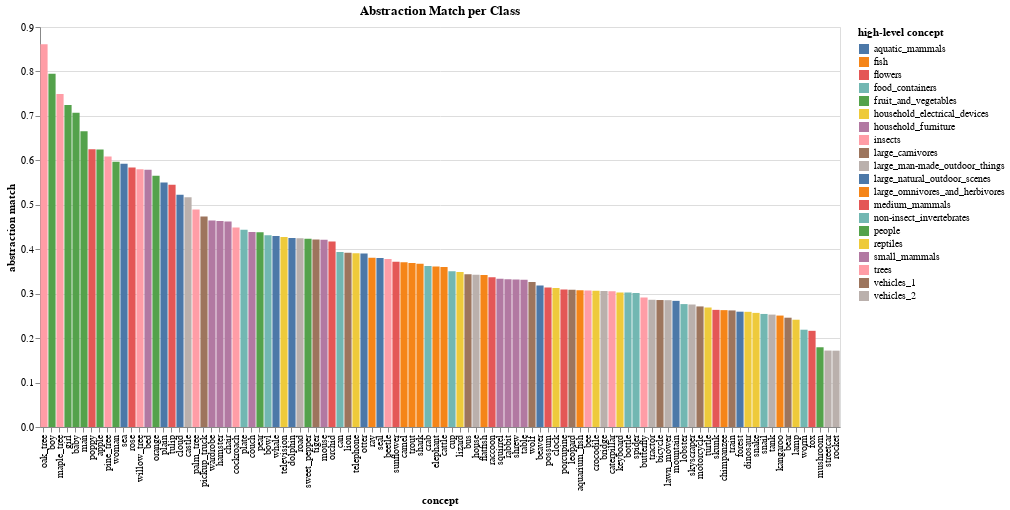

Notebook source saved alongside this figure:
### Code cell
# Compute level-1 abstraction match aggregated per instance label
instance_per_class = {}
for i, label in enumerate(labels):
    if label not in instance_per_class:
        instance_per_class[label] = set([])
    instance_per_class[label].add(i)
    
class_abstraction_match = {}
for concept, instances in tqdm(instance_per_class.items()):
    instance_fitted_abstractions = [fitted_abstraction for i, fitted_abstraction in enumerate(fitted_abstractions) if i in instances]
    match = metrics.abstraction_match(instance_fitted_abstractions, 1)
    class_abstraction_match[concept] = match
    
ordered_concepts = sorted(class_abstraction_match.keys(), key=lambda c: class_abstraction_match[c], reverse=True)
df = pd.DataFrame.from_dict({
    'concept': [cifar_metadata.CLASS_LABELS[concept] for concept in ordered_concepts],
    'abstraction match': [class_abstraction_match[concept] for concept in ordered_concepts],
    'high-level concept': [cifar_metadata.SUPERCLASS_LABELS[cifar_metadata.CLASS_TO_SUPERCLASS[concept]] for concept in ordered_concepts],
})
alt.Chart(df, title='Abstraction Match per Class').mark_bar().encode(
    x=alt.X('concept:N').sort('-y'),
    y=alt.Y('abstraction match:Q'),
    color=alt.Color('high-level concept:N')
).properties(
    width=800,
    height=400
)

### Figure 1 — Vega-Lite specification as saved in the notebook (floating-point values rounded to 4 significant figures)
{"config": {"view": {"continuousWidth": 300, "continuousHeight": 300}}, "data": {"name": "data-cc869dc6bc7d8e074eb63a7a656c3241"}, "mark": {"type": "bar"}, "encoding": {"color": {"field": "high-level concept", "type": "nominal"}, "x": {"field": "concept", "sort": "-y", "type": "nominal"}, "y": {"field": "abstraction match", "type": "quantitative"}}, "height": 400, "title": "Abstraction Match per Class", "width": 800, "$schema": "https://vega.github.io/schema/vega-lite/v5.8.0.json", "datasets": {"data-cc869dc6bc7d8e074eb63a7a656c3241": [{"concept": "oak_tree", "abstraction match": 0.8614, "high-level concept": "trees"}, {"concept": "boy", "abstraction match": 0.7949, "high-level concept": "people"}, {"concept": "maple_tree", "abstraction match": 0.7491, "high-level concept": "trees"}, {"concept": "girl", "abstraction match": 0.7247, "high-level concept": "people"}, {"concept": "baby", "abstraction match": 0.707, "high-level concept": "people"}, {"concept": "man", "abstraction match": 0.6655, "high-level concept": "people"}, {"concept": "poppy", "abstraction match": 0.6249, "high-level concept": "flowers"}, {"concept": "apple", "abstraction match": 0.6244, "high-level concept": "fruit_and_vegetables"}, {"concept": "pine_tree", "abstraction match": 0.6088, "high-level concept": "trees"}, {"concept": "woman", "abstraction match": 0.597, "high-level concept": "people"}, {"concept": "sea", "abstraction match": 0.5923, "high-level concept": "large_natural_outdoor_scenes"}, {"concept": "rose", "abstraction match": 0.5839, "high-level concept": "flowers"}, {"concept": "willow_tree", "abstraction match": 0.5801, "high-level concept": "trees"}, {"concept": "bed", "abstraction match": 0.5788, "high-level concept": "household_furniture"}, {"concept": "orange", "abstraction match": 0.5654, "high-level concept": "fruit_and_vegetables"}, {"concept": "plain", "abstraction match": 0.5498, "high-level concept": "large_natural_outdoor_scenes"}, {"concept": "tulip", "abstraction match": 0.545, "high-level concept": "flowers"}, {"concept": "cloud", "abstraction match": 0.5228, "high-level concept": "large_natural_outdoor_scenes"}, {"concept": "castle", "abstraction match": 0.5168, "high-level concept": "large_man-made_outdoor_things"}, {"concept": "palm_tree", "abstraction match": 0.4891, "high-level concept": "trees"}, {"concept": "pickup_truck", "abstraction match": 0.4736, "high-level concept": "vehicles_1"}, {"concept": "wardrobe", "abstraction match": 0.4648, "high-level concept": "household_furniture"}, {"concept": "hamster", "abstraction match": 0.4635, "high-level concept": "small_mammals"}, {"concept": "chair", "abstraction match": 0.4624, "high-level concept": "household_furniture"}, {"concept": "cockroach", "abstraction match": 0.449, "high-level concept": "insects"}, {"concept": "plate", "abstraction match": 0.4436, "high-level concept": "food_containers"}, {"concept": "couch", "abstraction match": 0.4385, "high-level concept": "household_furniture"}, {"concept": "pear", "abstraction match": 0.4383, "high-level concept": "fruit_and_vegetables"}, {"concept": "bowl", "abstraction match": 0.4313, "high-level concept": "food_containers"}, {"concept": "whale", "abstraction match": 0.43, "high-level concept": "aquatic_mammals"}, {"concept": "television", "abstraction match": 0.4276, "high-level concept": "household_electrical_devices"}, {"concept": "dolphin", "abstraction match": 0.4252, "high-level concept": "aquatic_mammals"}, {"concept": "road", "abstraction match": 0.4247, "high-level concept": "large_man-made_outdoor_things"}, {"concept": "sweet_pepper", "abstraction match": 0.4236, "high-level concept": "fruit_and_vegetables"}, {"concept": "tiger", "abstraction match": 0.4219, "high-level concept": "large_carnivores"}, {"concept": "mouse", "abstraction match": 0.421, "high-level concept": "small_mammals"}, {"concept": "orchid", "abstraction match": 0.4176, "high-level concept": "flowers"}, {"concept": "can", "abstraction match": 0.3939, "high-level concept": "food_containers"}, {"concept": "lion", "abstraction match": 0.3921, "high-level concept": "large_carnivores"}, {"concept": "telephone", "abstraction match": 0.3908, "high-level concept": "household_electrical_devices"}, {"concept": "otter", "abstraction match": 0.3906, "high-level concept": "aquatic_mammals"}, {"concept": "ray", "abstraction match": 0.3809, "high-level concept": "fish"}, {"concept": "seal", "abstraction match": 0.3804, "high-level concept": "aquatic_mammals"}, {"concept": "beetle", "abstraction match": 0.3778, "high-level concept": "insects"}, {"concept": "sunflower", "abstraction match": 0.3717, "high-level concept": "flowers"}, {"concept": "camel", "abstraction match": 0.3706, "high-level concept": "large_omnivores_and_herbivores"}, {"concept": "trout", "abstraction match": 0.3689, "high-level concept": "fish"}, {"concept": "shark", "abstraction match": 0.3674, "high-level concept": "fish"}, {"concept": "crab", "abstraction match": 0.3624, "high-level concept": "non-insect_invertebrates"}, {"concept": "elephant", "abstraction match": 0.361, "high-level concept": "large_omnivores_and_herbivores"}, {"concept": "cattle", "abstraction match": 0.3598, "high-level concept": "large_omnivores_and_herbivores"}, {"concept": "cup", "abstraction match": 0.3506, "high-level concept": "food_containers"}, {"concept": "lizard", "abstraction match": 0.3486, "high-level concept": "reptiles"}, {"concept": "bus", "abstraction match": 0.3436, "high-level concept": "vehicles_1"}, {"concept": "house", "abstraction match": 0.3426, "high-level concept": "large_man-made_outdoor_things"}, {"concept": "flatfish", "abstraction match": 0.3418, "high-level concept": "fish"}, {"concept": "raccoon", "abstraction match": 0.3368, "high-level concept": "medium_mammals"}, {"concept": "squirrel", "abstraction match": 0.3337, "high-level concept": "small_mammals"}, {"concept": "rabbit", "abstraction match": 0.3327, "high-level concept": "small_mammals"}, {"concept": "shrew", "abstraction match": 0.3317, "high-level concept": "small_mammals"}, {"concept": "table", "abstraction match": 0.3314, "high-level concept": "household_furniture"}, {"concept": "wolf", "abstraction match": 0.3263, "high-level concept": "large_carnivores"}, {"concept": "beaver", "abstraction match": 0.3186, "high-level concept": "aquatic_mammals"}, {"concept": "possum", "abstraction match": 0.314, "high-level concept": "medium_mammals"}, {"concept": "clock", "abstraction match": 0.3126, "high-level concept": "household_electrical_devices"}, {"concept": "porcupine", "abstraction match": 0.3095, "high-level concept": "medium_mammals"}, {"concept": "leopard", "abstraction match": 0.3086, "high-level concept": "large_carnivores"}, {"concept": "aquarium_fish", "abstraction match": 0.3079, "high-level concept": "fish"}, {"concept": "bee", "abstraction match": 0.3069, "high-level concept": "insects"}, {"concept": "crocodile", "abstraction match": 0.3064, "high-level concept": "reptiles"}, {"concept": "bridge", "abstraction match": 0.306, "high-level concept": "large_man-made_outdoor_things"}, {"concept": "caterpillar", "abstraction match": 0.3052, "high-level concept": "insects"}, {"concept": "keyboard", "abstraction match": 0.3025, "high-level concept": "household_electrical_devices"}, {"concept": "bottle", "abstraction match": 0.3024, "high-level concept": "food_containers"}, {"concept": "spider", "abstraction match": 0.3017, "high-level concept": "non-insect_invertebrates"}, {"concept": "butterfly", "abstraction match": 0.2912, "high-level concept": "insects"}, {"concept": "tractor", "abstraction match": 0.2863, "high-level concept": "vehicles_2"}, {"concept": "bicycle", "abstraction match": 0.2857, "high-level concept": "vehicles_1"}, {"concept": "lawn_mower", "abstraction match": 0.2854, "high-level concept": "vehicles_2"}, {"concept": "mountain", "abstraction match": 0.2838, "high-level concept": "large_natural_outdoor_scenes"}, {"concept": "lobster", "abstraction match": 0.2766, "high-level concept": "non-insect_invertebrates"}, {"concept": "skyscraper", "abstraction match": 0.2756, "high-level concept": "large_man-made_outdoor_things"}, {"concept": "motorcycle", "abstraction match": 0.2713, "high-level concept": "vehicles_1"}, {"concept": "turtle", "abstraction match": 0.2689, "high-level concept": "reptiles"}, {"concept": "skunk", "abstraction match": 0.2636, "high-level concept": "medium_mammals"}, {"concept": "chimpanzee", "abstraction match": 0.2629, "high-level concept": "large_omnivores_and_herbivores"}, {"concept": "train", "abstraction match": 0.2623, "high-level concept": "vehicles_1"}, {"concept": "forest", "abstraction match": 0.2595, "high-level concept": "large_natural_outdoor_scenes"}, {"concept": "dinosaur", "abstraction match": 0.2592, "high-level concept": "reptiles"}, {"concept": "snake", "abstraction match": 0.2568, "high-level concept": "reptiles"}, {"concept": "snail", "abstraction match": 0.2544, "high-level concept": "non-insect_invertebrates"}, {"concept": "tank", "abstraction match": 0.2529, "high-level concept": "vehicles_2"}, {"concept": "kangaroo", "abstraction match": 0.2507, "high-level concept": "large_omnivores_and_herbivores"}, {"concept": "bear", "abstraction match": 0.2459, "high-level concept": "large_carnivores"}, {"concept": "lamp", "abstraction match": 0.2414, "high-level concept": "household_electrical_devices"}, {"concept": "worm", "abstraction match": 0.2189, "high-level concept": "non-insect_invertebrates"}, {"concept": "fox", "abstraction match": 0.2164, "high-level concept": "medium_mammals"}, {"concept": "mushroom", "abstraction match": 0.1794, "high-level concept": "fruit_and_vegetables"}, {"concept": "streetcar", "abstraction match": 0.172, "high-level concept": "vehicles_2"}, {"concept": "rocket", "abstraction match": 0.1717, "high-level concept": "vehicles_2"}]}}
